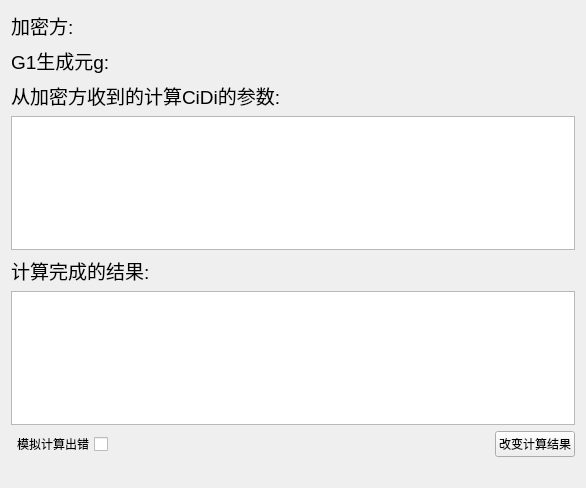
<?xml version="1.0" encoding="UTF-8"?>
<ui version="4.0">
 <class>ESClass</class>
 <widget class="QWidget" name="ESClass">
  <property name="geometry">
   <rect>
    <x>0</x>
    <y>0</y>
    <width>586</width>
    <height>488</height>
   </rect>
  </property>
  <property name="windowTitle">
   <string>ES</string>
  </property>
  <layout class="QVBoxLayout" name="verticalLayout_4">
   <item>
    <layout class="QVBoxLayout" name="verticalLayout_3">
     <item>
      <layout class="QHBoxLayout" name="horizontalLayout" stretch="0,5">
       <item>
        <widget class="QLabel" name="label">
         <property name="font">
          <font>
           <pointsize>14</pointsize>
          </font>
         </property>
         <property name="text">
          <string>加密方:</string>
         </property>
        </widget>
       </item>
       <item>
        <widget class="QLabel" name="label_5">
         <property name="text">
          <string/>
         </property>
        </widget>
       </item>
      </layout>
     </item>
     <item>
      <layout class="QHBoxLayout" name="horizontalLayout_2" stretch="0,5">
       <item>
        <widget class="QLabel" name="label_2">
         <property name="font">
          <font>
           <pointsize>14</pointsize>
          </font>
         </property>
         <property name="text">
          <string>G1生成元g:</string>
         </property>
        </widget>
       </item>
       <item>
        <widget class="QLabel" name="label_4">
         <property name="text">
          <string/>
         </property>
         <property name="wordWrap">
          <bool>true</bool>
         </property>
        </widget>
       </item>
      </layout>
     </item>
     <item>
      <layout class="QVBoxLayout" name="verticalLayout">
       <item>
        <widget class="QLabel" name="label_3">
         <property name="font">
          <font>
           <pointsize>14</pointsize>
          </font>
         </property>
         <property name="text">
          <string>从加密方收到的计算CiDi的参数:</string>
         </property>
        </widget>
       </item>
       <item>
        <widget class="QTextBrowser" name="textBrowser"/>
       </item>
      </layout>
     </item>
     <item>
      <layout class="QVBoxLayout" name="verticalLayout_2">
       <item>
        <widget class="QLabel" name="label_7">
         <property name="font">
          <font>
           <pointsize>14</pointsize>
          </font>
         </property>
         <property name="text">
          <string>计算完成的结果:</string>
         </property>
        </widget>
       </item>
       <item>
        <widget class="QTextBrowser" name="textBrowser_2"/>
       </item>
      </layout>
     </item>
     <item>
      <layout class="QHBoxLayout" name="horizontalLayout_3">
       <item>
        <widget class="QCheckBox" name="checkBox">
         <property name="layoutDirection">
          <enum>Qt::RightToLeft</enum>
         </property>
         <property name="text">
          <string>模拟计算出错</string>
         </property>
        </widget>
       </item>
       <item>
        <spacer name="horizontalSpacer">
         <property name="orientation">
          <enum>Qt::Horizontal</enum>
         </property>
         <property name="sizeHint" stdset="0">
          <size>
           <width>40</width>
           <height>20</height>
          </size>
         </property>
        </spacer>
       </item>
       <item>
        <widget class="QPushButton" name="pushButton">
         <property name="text">
          <string>改变计算结果</string>
         </property>
        </widget>
       </item>
      </layout>
     </item>
     <item>
      <widget class="QLabel" name="label_6">
       <property name="text">
        <string/>
       </property>
      </widget>
     </item>
    </layout>
   </item>
  </layout>
 </widget>
 <layoutdefault spacing="6" margin="11"/>
 <resources>
  <include location="ES.qrc"/>
 </resources>
 <connections/>
</ui>
